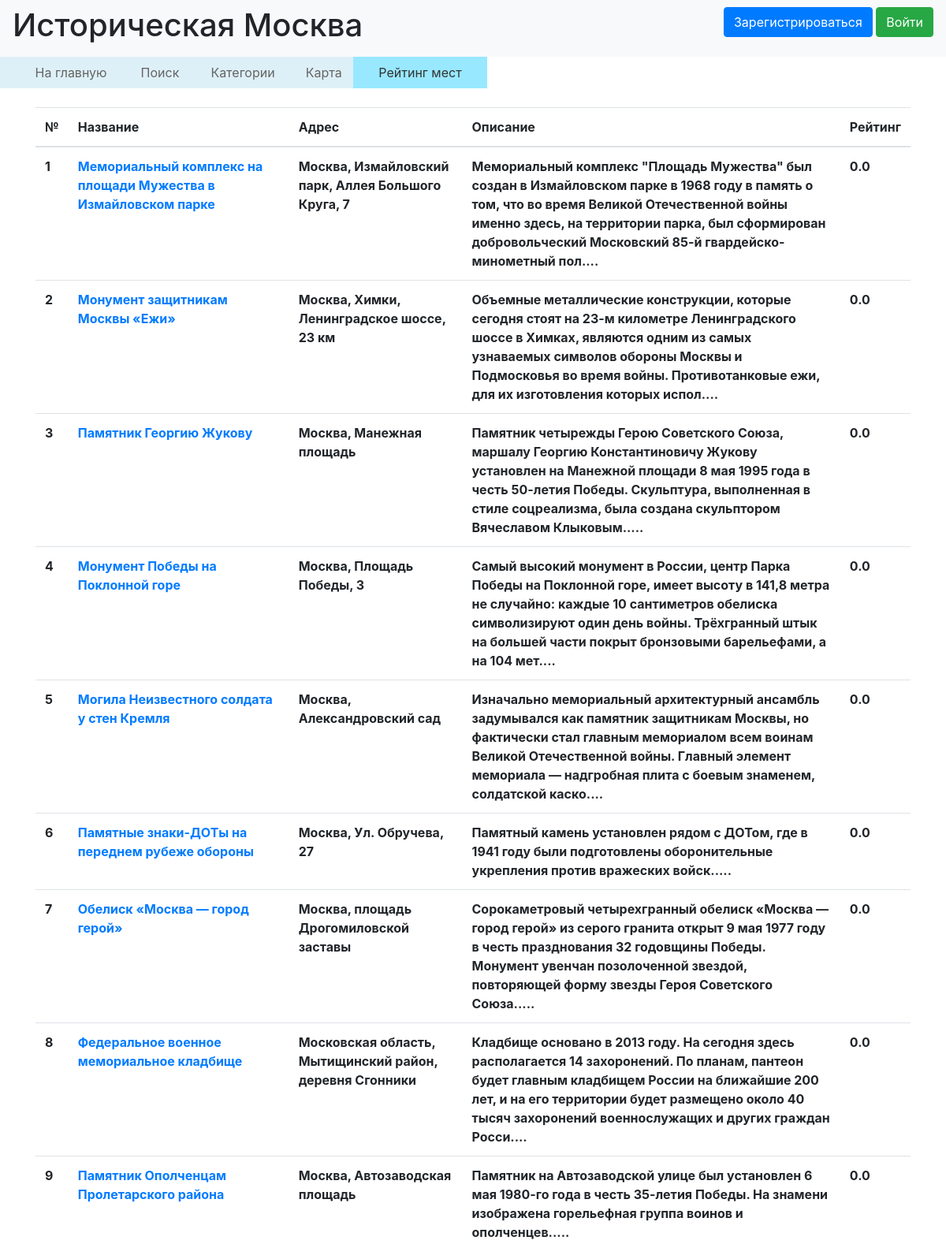
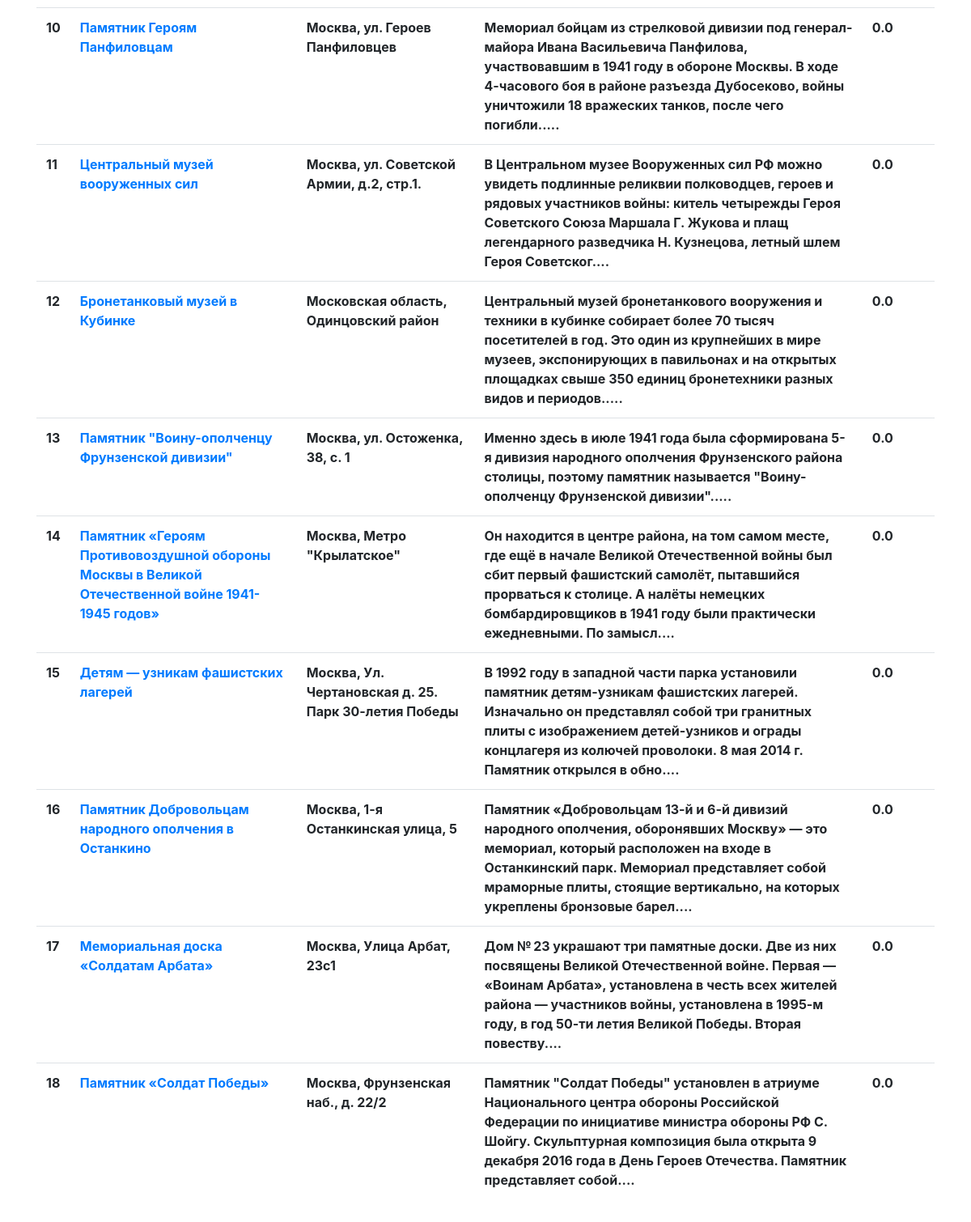
The page /rating on the database its author committed (2 pictures, top to bottom).
### data/places.py (models this page shows)
class Place(SqlAlchemyBase, SerializerMixin):
    __tablename__ = 'places'
    id = sqlalchemy.Column(sqlalchemy.Integer, primary_key=True, autoincrement=True)
    name = sqlalchemy.Column(sqlalchemy.String)
    address = sqlalchemy.Column(sqlalchemy.String)
    about = sqlalchemy.Column(sqlalchemy.String, nullable=True)
    picture = sqlalchemy.Column(sqlalchemy.String, nullable=True)
    rating = sqlalchemy.Column(sqlalchemy.Float, default=0.0)
    comments_list = sqlalchemy.Column(sqlalchemy.String, default='')
    site = sqlalchemy.Column(sqlalchemy.String, nullable=True)

### main.py (the view)
@app.route('/rating')
def rating():
    session = create_session()
    places = session.query(Place).all()
    places.sort(key=lambda pl: -pl.rating)
    return render_template("rating.html", title='Рейтинг', places=places)

### data/db_session.py (called while the page is built)
def create_session() -> Session:
    global __factory
    return __factory()

### templates/rating.html (shortened to what this page needs)
{% extends "base.html" %}
{% block content %}
<table
        style="margin-left: -127px; text-align: left; width: 700px; height: 40px; background-color: #DEF0F7; "
        border="0" cellpadding="0" cellspacing="2">
    <tbody>
    <tr>
        <td style="text-align: center;"></td>
        <td style="text-align: center;"><a style="color: #646464;" href="/main">
            На главную</a></td>
        <td style="text-align: center"><a style="color: #646464;" href="/search">
            Поиск</a></td>
        <td style="text-align: center;"><a style="color: #646464;" href="/categories">
            Категории</a></td>
        <td style="text-align: center;"><a style="color: #646464;" href="/map">
            Карта</a></td>
        <td style="text-align: center; background-color: #98E8FF"><a style="color: #323232;" href="/rating">
            Рейтинг мест</a></td>
    </tr>
    </tbody>
</table>
<br>
<table class="table table-hover">
  <thead>
    <tr>
      <th>№</th>
      <th>Название</th>
      <th>Адрес</th>
      <th>Описание</th>
      <th>Рейтинг</th>
    </tr>
  </thead>
  <tbody>
    {%for place in places %}
        <tr>
          <th>{{place.id}}</th>
          <th><a href="/one_place/{{place.id}}">{{place.name}}</a></th>
          <th>{{place.address}}</th>
          {% set about=place.about[:250]+'....' %}
          <th>{{about}}</th>
          <th>{{place.rating}}</th>
        </tr>
    {% endfor %}
  </tbody>
</table>
<br>
{% endblock %}

### templates/base.html (shortened to what this page needs)
<!DOCTYPE html>
<html lang="ru">
<head>
    <link rel="stylesheet"
          href="https://stackpath.bootstrapcdn.com/bootstrap/4.4.1/css/bootstrap.min.css"
>
</head>
<body>
<header>
    <nav class="navbar navbar-light bg-light">
        <h1>Историческая Москва</h1>
        {% if current_user.is_authenticated %}
        <a class="navbar-brand" href="/logout">{{ current_user.login }}</a>
        {% else %}
        <p>
            <a class="btn btn-primary" href="/register">Зарегистрироваться</a>
            <a class="btn btn-success" href="/login">Войти</a>
        </p>
        {% endif %}
    </nav>
</header>
<main role="main" class="container">
    {% block content %}
    {% endblock %}
</main>
</body>
</html>

### rows shown on the page
Place: id "1", name "Мемориальный комплекс на площади Мужества в Измайловском парке", address "Москва, Измайловский парк, Aллея Большого Круга, 7", about "Мемориальный комплекс \"Площадь Мужества\" был создан в Измайловском парке в 1968 году в память о том, что во время Великой Отечественной войны именно здесь, на территории парка, был сформирован добровольческий Московский 85-й гвардейско-минометный пол....", rating "0.0"
Place: id "2", name "Монумент защитникам Москвы «Ежи»", address "Москва, Химки, Ленинградское шоссе, 23 км", about "Объемные металлические конструкции, которые сегодня стоят на 23-м километре Ленинградского шоссе в Химках, являются одним из самых узнаваемых символов обороны Москвы и Подмосковья во время войны. Противотанковые ежи, для их изготовления которых испол....", rating "0.0"
Place: id "3", name "Памятник Георгию Жукову", address "Москва, Манежная площадь", about "Памятник четырежды Герою Советского Союза, маршалу Георгию Константиновичу Жукову установлен на Манежной площади 8 мая 1995 года в честь 50-летия Победы. Скульптура, выполненная в стиле соцреализма, была создана скульптором Вячеславом Клыковым.....", rating "0.0"
Place: id "4", name "Монумент Победы на Поклонной горе", address "Москва, Площадь Победы, 3", about "Самый высокий монумент в России, центр Парка Победы на Поклонной горе, имеет высоту в 141,8 метра не случайно: каждые 10 сантиметров обелиска символизируют один день войны. Трёхгранный штык на большей части покрыт бронзовыми барельефами, а на 104 мет....", rating "0.0"
Place: id "5", name "Могила Неизвестного солдата у стен Кремля", address "Москва, Александровский сад", about "Изначально мемориальный архитектурный ансамбль задумывался как памятник защитникам Москвы, но фактически стал главным мемориалом всем воинам Великой Отечественной войны. Главный элемент мемориала — надгробная плита с боевым знаменем, солдатской каско....", rating "0.0"
Place: id "6", name "Памятные знаки-ДОТы на переднем рубеже обороны", address "Москва, Ул. Обручева, 27", about "Памятный камень установлен рядом с ДОТом, где в 1941 году были подготовлены оборонительные укрепления против вражеских войск.....", rating "0.0"
Place: id "7", name "Обелиск «Москва — город герой»", address "Москва, площадь Дрогомиловской заставы", about "Сорокаметровый четырехгранный обелиск «Москва — город герой» из серого гранита открыт 9 мая 1977 году в честь празднования 32 годовщины Победы. Монумент увенчан позолоченной звездой, повторяющей форму звезды Героя Советского Союза.....", rating "0.0"
Place: id "8", name "Федеральное военное мемориальное кладбище", address "Московская область, Мытищинский район, деревня Сгонники", about "Кладбище основано в 2013 году. На сегодня здесь располагается 14 захоронений. По планам, пантеон будет главным кладбищем России на ближайшие 200 лет, и на его территории будет размещено около 40 тысяч захоронений военнослужащих и других граждан Росси....", rating "0.0"
Place: id "9", name "Памятник Ополченцам Пролетарского района", address "Москва, Автозаводская площадь", about "Памятник на Автозаводской улице был установлен 6 мая 1980-го года в честь 35-летия Победы. На знамени изображена горельефная группа воинов и ополченцев.....", rating "0.0"
Place: id "10", name "Памятник Героям Панфиловцам", address "Москва, ул. Героев Панфиловцев", about "Мемориал бойцам из стрелковой дивизии под генерал-майора Ивана Васильевича Панфилова, участвовавшим в 1941 году в обороне Москвы. В ходе 4-часового боя в районе разъезда Дубосеково, войны уничтожили 18 вражеских танков, после чего погибли.....", rating "0.0"
Place: id "11", name "Центральный музей вооруженных сил", address "Москва, ул. Советской Армии, д.2, стр.1.", about "В Центральном музее Вооруженных сил РФ можно увидеть подлинные реликвии полководцев, героев и рядовых участников войны: китель четырежды Героя Советского Союза Маршала Г. Жукова и плащ легендарного разведчика Н. Кузнецова, летный шлем Героя Советског....", rating "0.0"
Place: id "12", name "Бронетанковый музей в Кубинке", address "Московская область, Одинцовский район", about "Центральный музей бронетанкового вооружения и техники в кубинке собирает более 70 тысяч посетителей в год. Это один из крупнейших в мире музеев, экспонирующих в павильонах и на открытых площадках свыше 350 единиц бронетехники разных видов и периодов.....", rating "0.0"
Place: id "13", name "Памятник \"Воину-ополченцу Фрунзенской дивизии\"", address "Москва, ул. Остоженка, 38, с. 1", about "Именно здесь в июле 1941 года была сформирована 5-я дивизия народного ополчения Фрунзенского района столицы, поэтому памятник называется \"Воину-ополченцу Фрунзенской дивизии\".....", rating "0.0"
Place: id "14", name "Памятник «Героям Противовоздушной обороны Москвы в Великой Отечественной войне 1941-1945 годов»", address "Москва, Метро \"Крылатское\"", about "Он находится в центре района, на том самом месте, где ещё в начале Великой Отечественной войны был сбит первый фашистский самолёт, пытавшийся прорваться к столице. А налёты немецких бомбардировщиков в 1941 году были практически ежедневными. По замысл....", rating "0.0"
Place: id "15", name "Детям — узникам фашистских лагерей", address "Москва, Ул. Чертановская д. 25. Парк 30-летия Победы", about "В 1992 году в западной части парка установили памятник детям-узникам фашистских лагерей. Изначально он представлял собой три гранитных плиты с изображением детей-узников и ограды концлагеря из колючей проволоки. 8 мая 2014 г. Памятник открылся в обно....", rating "0.0"
Place: id "16", name "Памятник Добровольцам народного ополчения в Останкино", address "Москва, 1-я Останкинская улица, 5", about "Памятник «Добровольцам 13-й и 6-й дивизий народного ополчения, оборонявших Москву» — это мемориал, который расположен на входе в Останкинский парк. Мемориал представляет собой мраморные плиты, стоящие вертикально, на которых укреплены бронзовые барел....", rating "0.0"
Place: id "17", name "Мемориальная доска «Солдатам Арбата»", address "Москва, Улица Арбат, 23с1", about "Дом № 23 украшают три памятные доски. Две из них посвящены Великой Отечественной войне. Первая — «Воинам Арбата», установлена в честь всех жителей района — участников войны, установлена в 1995-м году, в год 50-ти летия Великой Победы. Вторая повеству....", rating "0.0"
Place: id "18", name "Памятник «Солдат Победы»", address "Москва, Фрунзенская наб., д. 22/2", about "Памятник \"Солдат Победы\" установлен в атриуме Национального центра обороны Российской Федерации по инициативе министра обороны РФ С. Шойгу. Скульптурная композиция была открыта 9 декабря 2016 года в День Героев Отечества. Памятник представляет собой....", rating "0.0"
